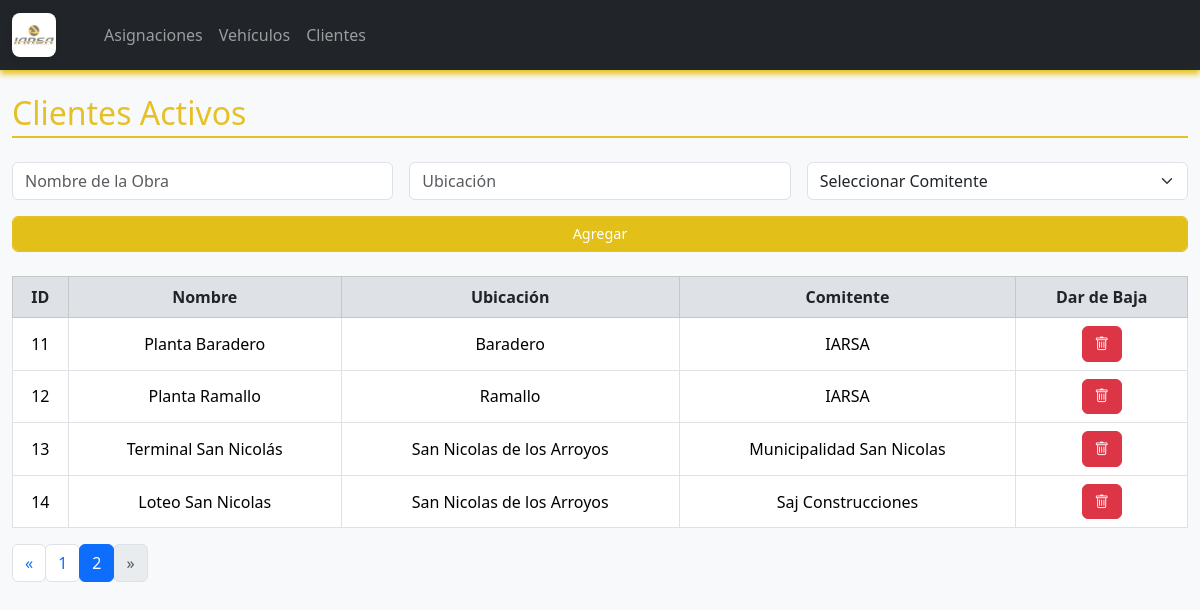
The app's page /clientes?page=2 with its own data.
### logistica/models.py (models this page shows, shortened)
class Cliente(db.Model):
    id = db.Column(db.Integer, primary_key=True)
    nombre = db.Column(db.String(100), nullable=False)
    ubicacion = db.Column(db.String(100), nullable=False)
    comitente = db.Column(db.String(100), nullable=False)
    estado = db.Column(db.String(10), nullable=False, default="Activo")

### logistica/routes.py (the view)
@main.route('/clientes')
def clientes():
    page = request.args.get('page', 1, type=int)
    query = Cliente.query.filter_by(estado="Activo").order_by(Cliente.id)
    clientes, total, total_pages, page = paginar_query(query, page)
    return render_template('clientes.html',
                           clientes=clientes,
                           page=page,
                           total_pages=total_pages)

### logistica/routes.py (called while the page is built)
def paginar_query(query, page, per_page=10):
    total = query.count()
    total_pages = max((total + per_page - 1) // per_page, 1)
    if page < 1:
        page = 1
    elif page > total_pages:
        page = total_pages
    items = query.offset((page - 1) * per_page).limit(per_page).all()
    return items, total, total_pages, page

### logistica/templates/clientes.html (shortened to what this page needs)
{% extends "index.html" %}
{% block content %}
<h2 class="mb-4 section-title">Clientes Activos</h2>
<form method="POST" action="{{ url_for('main.agregar_cliente') }}" class="row g-3 mb-4">
    <div class="col-md-4">
        <input type="text" name="nombre" class="form-control" placeholder="Nombre de la Obra" required>
    </div>
    <div class="col-md-4">
        <input type="text" name="ubicacion" class="form-control" placeholder="Ubicación" required>
    </div>
    <div class="col-md-4">
        <select name="comitente" class="form-select" required>
            <option value="">Seleccionar Comitente</option>
        </select>
    </div>
    <div class="col-md-12 d-flex align-items-end">
    <button type="submit" class="btn btn-primary form-control">Agregar</button>
    </div>
</form>
<table class="table table-bordered table-hover align-middle">
    <thead class="table-light">
        <tr>
            <th>ID</th>
            <th>Nombre</th>
            <th>Ubicación</th>
            <th>Comitente</th>
            <th>Dar de Baja</th>
        </tr>
    </thead>
    <tbody>
        {% for c in clientes %}
        <tr>
            <td>{{ c.id }}</td>
            <td>{{ c.nombre }}</td>
            <td>{{ c.ubicacion }}</td>
            <td>{{ c.comitente }}</td>
            <td>
                <a href="{{ url_for('main.baja_cliente', id=c.id) }}" class="btn btn-danger btn-sm">
                    <i class="bi bi-trash"></i>
                </a>
            </td>
        </tr>
        {% endfor %}
    </tbody>
</table>
<nav aria-label="Page navigation example">
  <ul class="pagination">
    <li class="page-item {% if page == 1 %}disabled{% endif %}">
      <a class="page-link" href="{{ url_for('main.clientes', page=page-1) }}" aria-label="Previous">
        <span aria-hidden="true">&laquo;</span>
      </a>
    </li>
    {% for p in range(1, total_pages + 1) %}
      <li class="page-item {% if p == page %}active{% endif %}">
        <a class="page-link" href="{{ url_for('main.clientes', page=p) }}">{{ p }}</a>
      </li>
    {% endfor %}
    <li class="page-item {% if page == total_pages %}disabled{% endif %}">
      <a class="page-link" href="{{ url_for('main.clientes', page=page+1) }}" aria-label="Next">
        <span aria-hidden="true">&raquo;</span>
      </a>
    </li>
  </ul>
</nav>
{% endblock %}

### logistica/static/style.css (style rules this page uses)
body { background-color: #f8f9fa; font-family: 'Segoe UI', Tahoma, Geneva, Verdana, sans-serif; }
h1, h2, h3 { color: #e6c028; }
.table th, .table td { text-align: center; vertical-align: middle; }
.btn { border-radius: 0.375rem; padding: 0.375rem 0.75rem; font-size: 0.9rem; }
.btn-danger { color: #fff; }
.btn-primary { background-color: #e3c019; border-color: #e6c028; }
form input, form select { border-radius: 0.375rem; }
.pagination .page-item .page-link { border-radius: 0.375rem; }
.table thead th { background-color: #dee2e6; font-weight: bold; color: #212529; }
.section-title { border-bottom: 2px solid #e6c028; padding-bottom: 0.25rem; margin-bottom: 1.5rem; }

### records on screen
Cliente: id "11", nombre "Planta Baradero", ubicacion "Baradero", comitente "IARSA"
Cliente: id "12", nombre "Planta Ramallo", ubicacion "Ramallo", comitente "IARSA"
Cliente: id "13", nombre "Terminal San Nicolás", ubicacion "San Nicolas de los Arroyos", comitente "Municipalidad San Nicolas"
Cliente: id "14", nombre "Loteo San Nicolas", ubicacion "San Nicolas de los Arroyos", comitente "Saj Construcciones"

### other values on screen
{{ p }} "1" "2"
